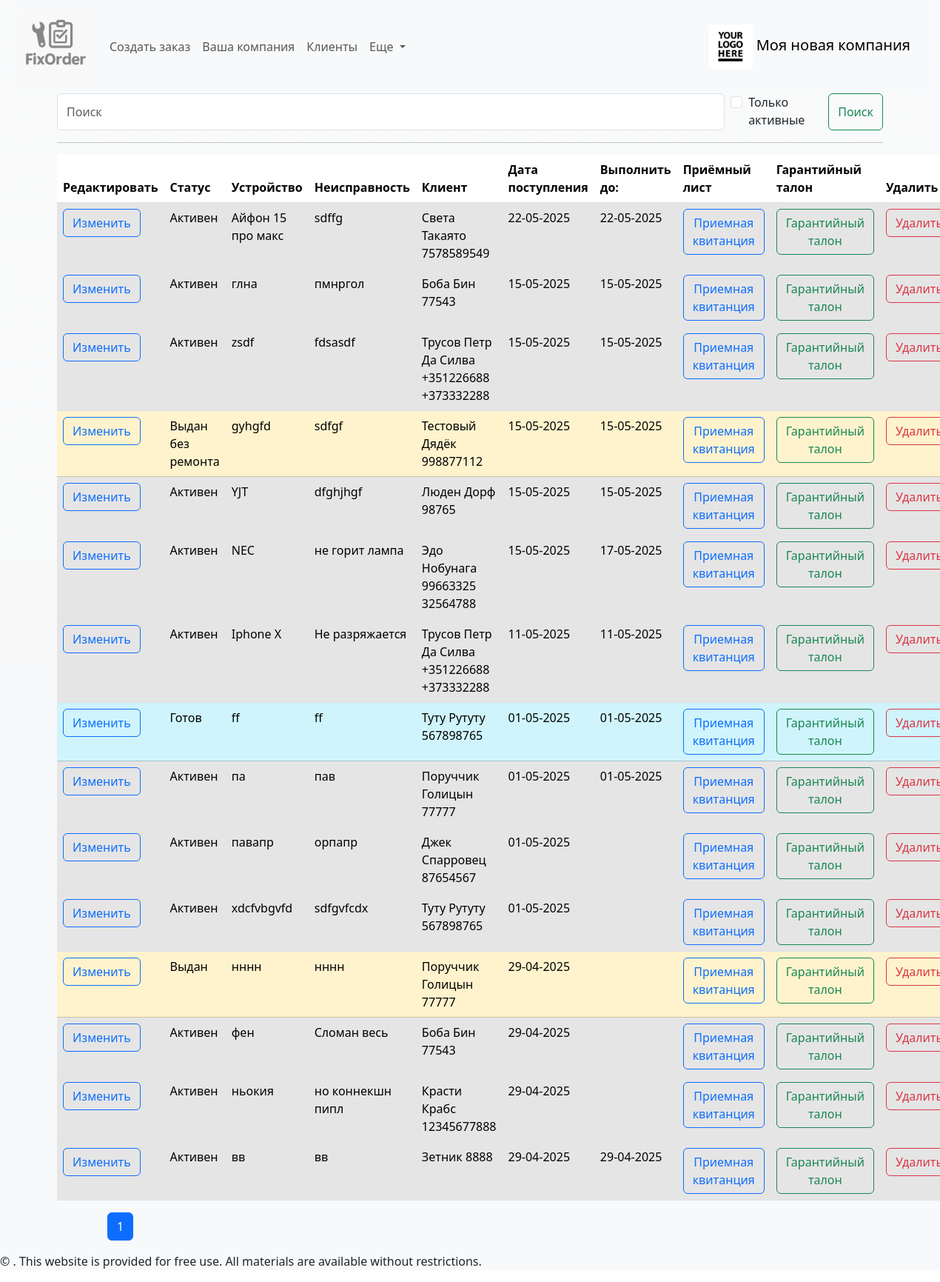
The page / on the database its author committed.
### fixorder/models.py (models this page shows, shortened)
class Company(models.Model):
    brand_name = models.CharField(max_length=255, unique=True, db_index=True, verbose_name='Название компании')
    official_name = models.CharField(max_length=255, blank=True, null=True, unique=True, db_index=True, verbose_name='Юридическое наименование')
    unp = models.DecimalField(max_digits=10, decimal_places=2, blank=True, null=True, verbose_name='УНП')
    phone = models.CharField(max_length=20, unique=True, verbose_name='Контактный номер')
    phone1 = models.CharField(max_length=20, blank=True, null=True, unique=True, verbose_name='Контактный номер')
    phone2 = models.CharField(max_length=20, blank=True, null=True, unique=True, verbose_name='Контактный номер')
    telegram = models.CharField(max_length=40, blank=True, null=True, verbose_name='Telegram')
    viber = models.CharField(max_length=20, blank=True, null=True, verbose_name='Viber')
    whatsapp = models.CharField(max_length=20, blank=True, null=True, verbose_name='Whattsapp')
    email = models.EmailField(max_length=50, blank=True, null=True, verbose_name='Электронная почта')
    adress = models.CharField(max_length=255, blank=True, null=True, unique=True, db_index=True, verbose_name='Адрес')
    postal_adress = models.CharField(max_length=255, blank=True, null=True, unique=True, verbose_name='Почтовый адрес')
    official_adress = models.CharField(max_length=255, blank=True, null=True, unique=True, verbose_name='Юридический адрес')
    income_data = models.TextField(max_length=20000, blank=True, null=True, verbose_name='Общая информация для приемной квитанции')
    warranty_data = models.TextField(max_length=20000, blank=True, null=True, verbose_name='Информация выполненных работ (гарантийного талона)')
    photo = models.ImageField(upload_to="static/img/", blank=True, null=True, verbose_name="Логотип компании")

class Order(models.Model):
    order_client = models.ForeignKey(Client, related_name='client', null=True, on_delete=models.SET_NULL, verbose_name='Клиент')
    executor = models.ForeignKey(Employee, blank=True, null=True, related_name='executor', on_delete=models.SET_NULL, verbose_name='Исполнитель')
    time_create = models.DateTimeField(auto_now_add=True, verbose_name='Дата прихода')
    time_update = models.DateTimeField(auto_now=True, verbose_name='Дата изменения')
    time_demand = models.DateField(blank=True, null=True, verbose_name='Срок ремонта')
    time_away = models.DateTimeField(null=True, blank=True, verbose_name='Дата выдачи')
    device = models.CharField(max_length=255, verbose_name='Устройство')
    defect = models.TextField(max_length=400, verbose_name='Неисправность')
    device_password = models.CharField(max_length=50, blank=True, null=True, verbose_name='Пароль')
    device_exterior = models.TextField(max_length=400, blank=True, null=True, verbose_name='Внешний вид')
    initial_price = models.CharField(max_length=10, blank=True, null=True, verbose_name='Ориентировочная стоимость')
    prepaid = models.DecimalField(max_digits=10, decimal_places=2, blank=True, null=True, verbose_name='Предоплата')
    notes = models.TextField(max_length=500, blank=True, null=True, verbose_name='Заметки')
    total_price = models.DecimalField(max_digits=10, decimal_places=2, blank=True, default=0, verbose_name='Итоговая стоимость')
    status = models.ForeignKey(OrderStatus, on_delete=models.DO_NOTHING, default=4, related_name='related_order', verbose_name='Статус ремонта')
    conclusion = models.TextField(max_length=500, blank=True, null=True, verbose_name='Заключение мастера')
    remain_to_pay = models.DecimalField(max_digits=10, decimal_places=2, null=True, blank=True, default=0, verbose_name='Осталось оплатить')
    class Meta:
        verbose_name = "Заказы"
        verbose_name_plural = "Заказы"
        ordering = ["-time_create"]
        indexes = [models.Index(fields=["-time_create"]), models.Index(fields=["status"])]
    def get_absolute_url(self):
        return reverse('order', kwargs={'pk': self.pk})
    def get_warrantydoc_url(self):
        return reverse('warrantydoc', kwargs={'pk': self.pk})
    def get_commingdoc_url(self):
        return reverse('commingdoc', kwargs={'pk': self.pk})
    def get_delete_url(self):
        return reverse('delete', kwargs={'pk': self.pk})

class OrderStatus(models.Model):
    status = models.CharField(max_length=100, unique=True, db_index=True, verbose_name='Статус заказа')
    def __str__(self):
        return self.status

class Client(models.Model):
    name = models.CharField(max_length=255, unique=True, db_index=True, verbose_name='ФИО клиента') #unique=True,
    phone = models.CharField(max_length=20, db_index=True, verbose_name='Контактный номер')
    phone1 = models.CharField(max_length=20, db_index=True, blank=True, null=True, verbose_name='Дополнительный номер')
    telegram = models.CharField(max_length=40, blank=True, null=True, verbose_name='Telegram клиента')
    viber = models.CharField(max_length=20, blank=True, null=True, verbose_name='Viber клиента')
    whatsapp = models.CharField(max_length=20, blank=True, null=True, verbose_name='Whattsapp клиента')
    class Meta:
        verbose_name = 'Клиенты'
        verbose_name_plural = 'Клиенты'
        ordering = ['name']
        indexes = [models.Index(fields=['name'])]
    def __str__(self):
        return f'{self.name} {self.phone} {self.phone1}'

### fixorder/views.py (the view)
# urls.py: path('', views.Show_orderlist.as_view(), name='orderlist'),
class Show_orderlist(ListView):
    model = Order
    template_name = 'fixorder/orderlist.html'
    context_object_name = 'my_orders'
    paginate_by = 15
    extra_context = {'title': 'Главная страница', 'header': 'Ваши заказы'}
    def get_queryset(self):
        query = self.request.GET.get('q')
        checky = self.request.GET.get('cb')
        if not checky:
            if query:
                query = query.replace("\\", "")
                return Order.objects.filter(
                    Q(order_client__phone__iregex=query) | Q(order_client__name__iregex=query) | Q(
                        order_client__telegram__iregex=query))  # для PosgreSQL можно использовать __icontains
            return super().get_queryset()
        else:
            return Order.objects.filter(status__status="Активен").filter(
                    Q(order_client__phone__iregex=query) | Q(order_client__name__iregex=query) |
            Q(order_client__telegram__iregex=query))

### fixorder/templatetags/fixorder_tags.py (called while the page is built)
@register.simple_tag
def logo_url():
    return static('img/logo.png')

@register.simple_tag
def get_company_name():
    return Company.objects.get(pk=1).brand_name

### fixorder/templates/fixorder/orderlist.html (shortened to what this page needs)
{% extends 'fixorder/base.html' %}
{% block content %}
{% include 'fixorder/search_with_checkbox.html' %}
     <hr>
    <table class="table table-hover">
  <thead>
    <tr>
        <th scope="col">Редактировать</th>
      <th scope="col">Статус</th>
      <th scope="col">Устройство</th>
      <th scope="col">Неисправность</th>
      <th scope="col">Клиент</th>
      <th scope="col">Дата поступления</th>
        <th scope="col">Выполнить до:</th>
        <th scope="col">Приёмный лист</th>
        <th scope="col">Гарантийный талон</th>
        <th scope="col">Удалить</th>
    </tr>
  </thead>
  <tbody>
  {% for myo in my_orders %}
    {% if myo.status.status == "Активен" %}
        <tr class="table-active">
    {% elif myo.status.status == "Готов" %}
       <tr class="table-info">
      {% elif myo.status.status == "Выдан без ремонта" %}
       <tr class="table-warning">
      {% elif myo.status.status == "Выдан" %}
       <tr class="table-warning">
  {% endif %}
      <td><a href="{{ myo.get_absolute_url }}" class="btn btn-outline-primary">Изменить</a></td>
  <td>{{myo.status}}</td>
      <td>{{myo.device}}</td>
      <td>{{myo.defect}}</td>
      <td>{{myo.order_client}}</td>
      <td>{{myo.time_create|date:"d-m-Y"}}</td>
      <td>{{myo.time_demand|date:"d-m-Y"}}</td>
      <td><a href="{{ myo.get_commingdoc_url }}" class="btn btn-outline-primary">Приемная квитанция</a></td>
      <td><a href="{{ myo.get_warrantydoc_url }}" class="btn btn-outline-success">Гарантийный талон</a></td>
      <td> <a href="{{ myo.get_delete_url }}" class="btn btn-outline-danger">Удалить</a></td>
  </tr>
  {% endfor %}
  </tbody>
</table>
{% endblock %}

### fixorder/templates/fixorder/navbar.html (shortened to what this page needs)
{% load fixorder_tags %}
<nav class="navbar navbar-expand-lg bg-body-tertiary">
  <div class="container-fluid">
    <a class="navbar-brand" href="/">
      <img src="/static/img/br_phone.png" alt="" height="100">
    </a>
    <div class="collapse navbar-collapse" id="navbarSupportedContent">
      <ul class="navbar-nav me-auto mb-2 mb-lg-0">
        <li class="nav-item">
          <a class="nav-link" href="/neworder">Создать заказ</a>
        </li>
        <li class="nav-item">
          <a class="nav-link" href="/company">Ваша компания</a>
        </li>
        <li class="nav-item">
          <a class="nav-link" href="/clientlist">Клиенты</a>
        </li>
        <li class="nav-item dropdown">
          <a class="nav-link dropdown-toggle" href="#" role="button" data-bs-toggle="dropdown" aria-expanded="false">
            Еще
          </a>
        </li>
      </ul>
    </div>
    <a class="navbar-brand" href="/">
      <img src="{% logo_url %}" alt="FixOrder" height="60">
      {% get_company_name %}
    </a>
    </div>
</nav>

### rows shown on the page
Company: brand_name "Моя новая компания"
Order: status "Активен", device "Айфон 15 про макс", defect "sdffg", order_client "Света Такаято 7578589549", time_create "22-05-2025", time_demand "22-05-2025"
Order: status "Активен", device "глна", defect "пмнргол", order_client "Боба Бин 77543", time_create "15-05-2025", time_demand "15-05-2025"
Order: status "Активен", device "zsdf", defect "fdsasdf", order_client "Трусов Петр Да Силва +351226688 +373332288", time_create "15-05-2025", time_demand "15-05-2025"
Order: status "Выдан без ремонта", device "gyhgfd", defect "sdfgf", order_client "Тестовый Дядёк 998877112", time_create "15-05-2025", time_demand "15-05-2025"
Order: status "Активен", device "YJT", defect "dfghjhgf", order_client "Люден Дорф 98765", time_create "15-05-2025", time_demand "15-05-2025"
Order: status "Активен", device "NEC", defect "не горит лампа", order_client "Эдо Нобунага 99663325 32564788", time_create "15-05-2025", time_demand "17-05-2025"
Order: status "Активен", device "Iphone X", defect "Не разряжается", order_client "Трусов Петр Да Силва +351226688 +373332288", time_create "11-05-2025", time_demand "11-05-2025"
Order: status "Готов", device "ff", defect "ff", order_client "Туту Рутуту 567898765", time_create "01-05-2025", time_demand "01-05-2025"
Order: status "Активен", device "па", defect "пав", order_client "Поруччик Голицын 77777", time_create "01-05-2025", time_demand "01-05-2025"
Order: status "Активен", device "павапр", defect "орпапр", order_client "Джек Спарровец 87654567", time_create "01-05-2025"
Order: status "Активен", device "xdcfvbgvfd", defect "sdfgvfcdx", order_client "Туту Рутуту 567898765", time_create "01-05-2025"
Order: status "Выдан", device "нннн", defect "нннн", order_client "Поруччик Голицын 77777", time_create "29-04-2025"
Order: status "Активен", device "фен", defect "Сломан весь", order_client "Боба Бин 77543", time_create "29-04-2025"
Order: status "Активен", device "ньокия", defect "но коннекшн пипл", order_client "Красти Крабс 12345677888", time_create "29-04-2025"
Order: status "Активен", device "вв", defect "вв", order_client "Зетник 8888", time_create "29-04-2025", time_demand "29-04-2025"

### other values the page prints
{{ num }} "1"
